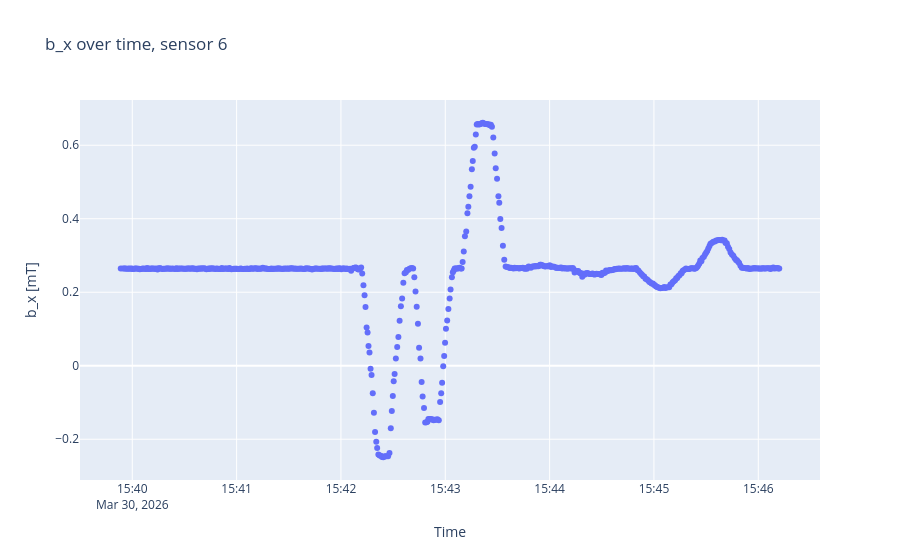
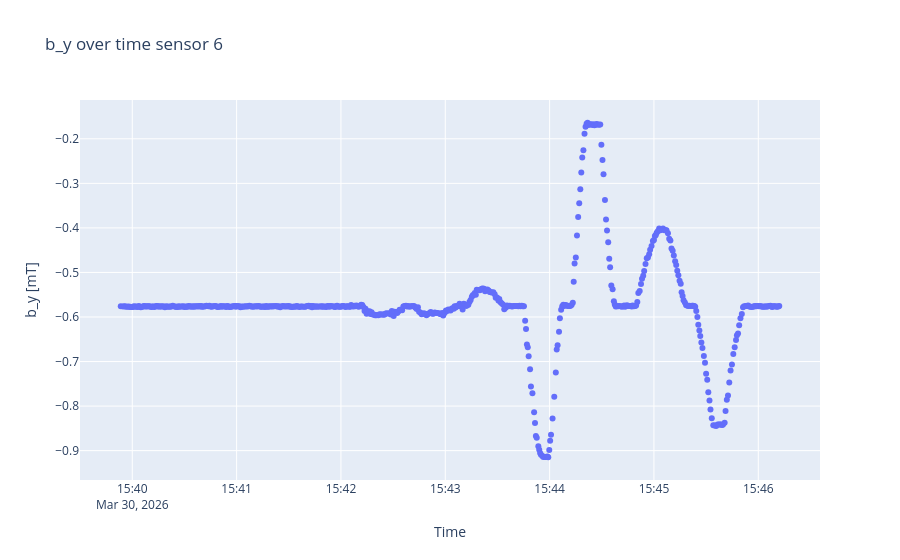
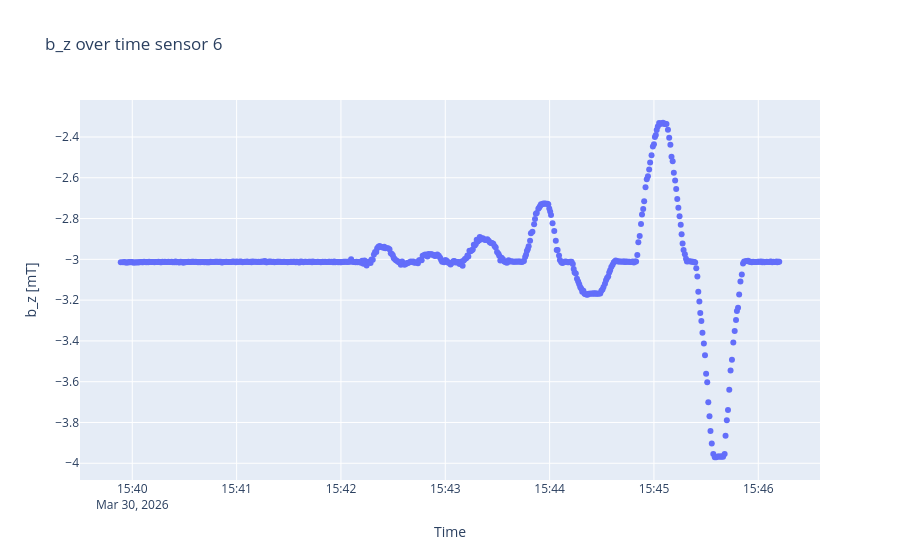

Notebook cell for these charts, in order:
### Code cell
sensorplots(B, timestamps, 6)

### Figure 1 — Plotly figure (JSON) as saved in the notebook; plotly's stock layout.template omitted (floating-point values rounded to 4 significant figures; data arrays with more than 128 entries replaced by an {"elided": "..."} marker saying what was removed)
{"data": [{"mode": "markers", "type": "scatter", "x": {"elided": "582 str values"}, "y": {"elided": "582 float values"}}], "layout": {"title": {"text": "b_x over time, sensor 6"}, "xaxis": {"title": {"text": "Time"}}, "yaxis": {"scaleanchor": "y", "title": {"text": "b_x [mT]"}}}}

### Figure 2 — Plotly figure (JSON) as saved in the notebook; plotly's stock layout.template omitted (floating-point values rounded to 4 significant figures; data arrays with more than 128 entries replaced by an {"elided": "..."} marker saying what was removed)
{"data": [{"mode": "markers", "type": "scatter", "x": {"elided": "582 str values"}, "y": {"elided": "582 float values"}}], "layout": {"title": {"text": "b_y over time sensor 6"}, "xaxis": {"title": {"text": "Time"}}, "yaxis": {"scaleanchor": "y", "title": {"text": "b_y [mT]"}}}}

### Figure 3 — Plotly figure (JSON) as saved in the notebook; plotly's stock layout.template omitted (floating-point values rounded to 4 significant figures; data arrays with more than 128 entries replaced by an {"elided": "..."} marker saying what was removed)
{"data": [{"mode": "markers", "type": "scatter", "x": {"elided": "582 str values"}, "y": {"elided": "582 float values"}}], "layout": {"title": {"text": "b_z over time sensor 6"}, "xaxis": {"title": {"text": "Time"}}, "yaxis": {"scaleanchor": "y", "title": {"text": "b_z [mT]"}}}}
